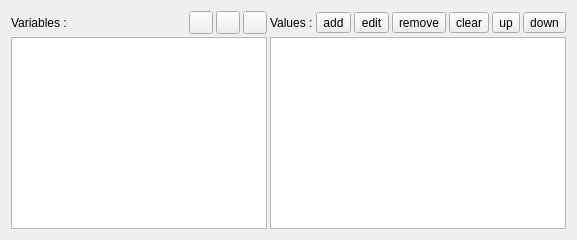
     <widget class="QWidget" name="wVariables" >
      <layout class="QGridLayout" >
       <property name="horizontalSpacing" >
        <number>3</number>
       </property>
       <property name="verticalSpacing" >
        <number>3</number>
       </property>
       <item row="0" column="0" >
        <layout class="QHBoxLayout" >
         <property name="spacing" >
          <number>3</number>
         </property>
         <item>
          <widget class="QLabel" name="lOthersVariables" >
           <property name="text" >
            <string>Variables :</string>
           </property>
          </widget>
         </item>
         <item>
          <widget class="QToolButton" name="tbOthersVariablesAdd" >
           <property name="icon" >
            <iconset resource="../resources/QMake.qrc" >:/icons/icons/add.png</iconset>
           </property>
          </widget>
         </item>
         <item>
          <widget class="QToolButton" name="tbOthersVariablesEdit" >
           <property name="icon" >
            <iconset resource="../resources/QMake.qrc" >:/icons/icons/edit.png</iconset>
           </property>
          </widget>
         </item>
         <item>
          <widget class="QToolButton" name="tbOthersVariablesRemove" >
           <property name="icon" >
            <iconset resource="../resources/QMake.qrc" >:/icons/icons/remove.png</iconset>
           </property>
          </widget>
         </item>
        </layout>
       </item>
       <item row="0" column="1" >
        <layout class="QHBoxLayout" >
         <property name="spacing" >
          <number>3</number>
         </property>
         <item>
          <widget class="QLabel" name="lOthersValues" >
           <property name="text" >
            <string>Values :</string>
           </property>
          </widget>
         </item>
         <item>
          <widget class="QToolButton" name="tbOthersValuesAdd" >
           <property name="text" >
            <string>add</string>
           </property>
           <property name="icon" >
            <iconset resource="../resources/QMake.qrc" >:/icons/icons/add.png</iconset>
           </property>
          </widget>
         </item>
         <item>
          <widget class="QToolButton" name="tbOthersValuesEdit" >
           <property name="text" >
            <string>edit</string>
           </property>
           <property name="icon" >
            <iconset resource="../resources/QMake.qrc" >:/icons/icons/edit.png</iconset>
           </property>
          </widget>
         </item>
         <item>
          <widget class="QToolButton" name="tbOthersValuesRemove" >
           <property name="text" >
            <string>remove</string>
           </property>
           <property name="icon" >
            <iconset resource="../resources/QMake.qrc" >:/icons/icons/remove.png</iconset>
           </property>
          </widget>
         </item>
         <item>
          <widget class="QToolButton" name="tbOthersValuesClear" >
           <property name="text" >
            <string>clear</string>
           </property>
           <property name="icon" >
            <iconset resource="../resources/QMake.qrc" >:/icons/icons/clear.png</iconset>
           </property>
          </widget>
         </item>
         <item>
          <widget class="QToolButton" name="tbOthersValuesUp" >
           <property name="text" >
            <string>up</string>
           </property>
           <property name="icon" >
            <iconset resource="../resources/QMake.qrc" >:/icons/icons/up.png</iconset>
           </property>
          </widget>
         </item>
         <item>
          <widget class="QToolButton" name="tbOthersValuesDown" >
           <property name="text" >
            <string>down</string>
           </property>
           <property name="icon" >
            <iconset resource="../resources/QMake.qrc" >:/icons/icons/down.png</iconset>
           </property>
          </widget>
         </item>
        </layout>
       </item>
       <item row="1" column="0" >
        <widget class="QListWidget" name="lwOthersVariables" />
       </item>
       <item row="1" column="1" >
        <widget class="QListWidget" name="lwOthersValues" />
       </item>
      </layout>
     </widget>
